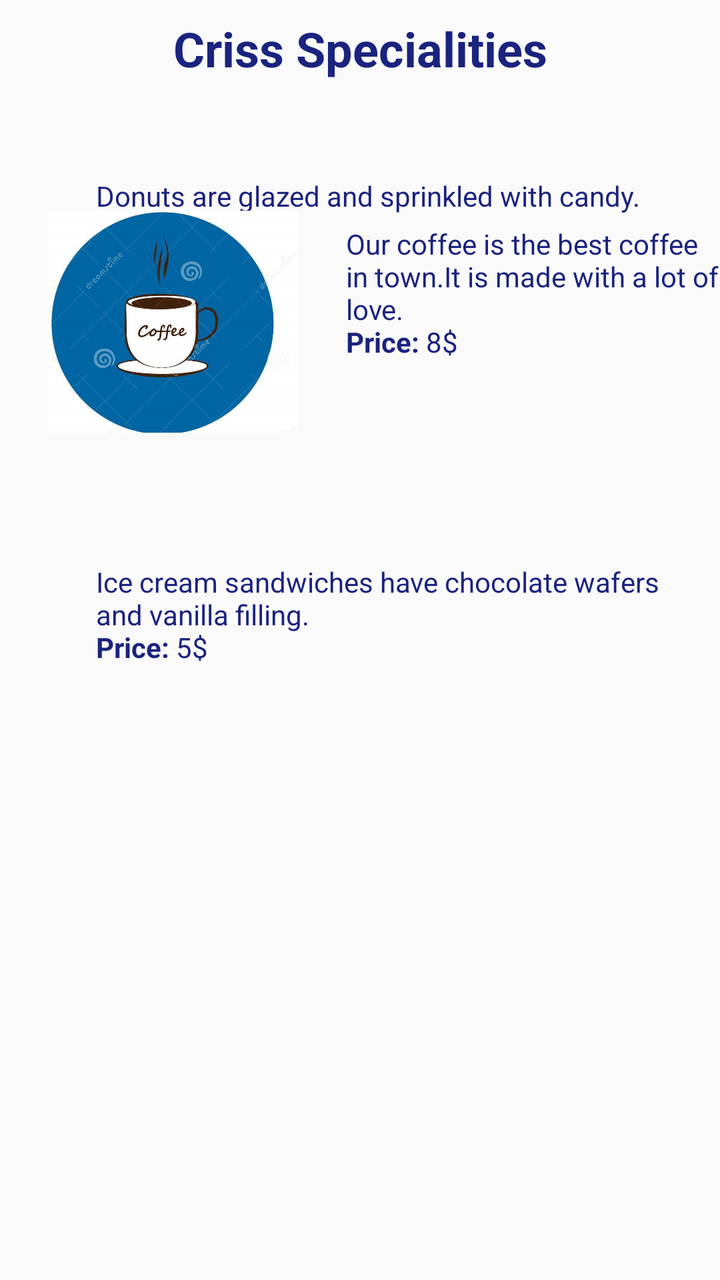
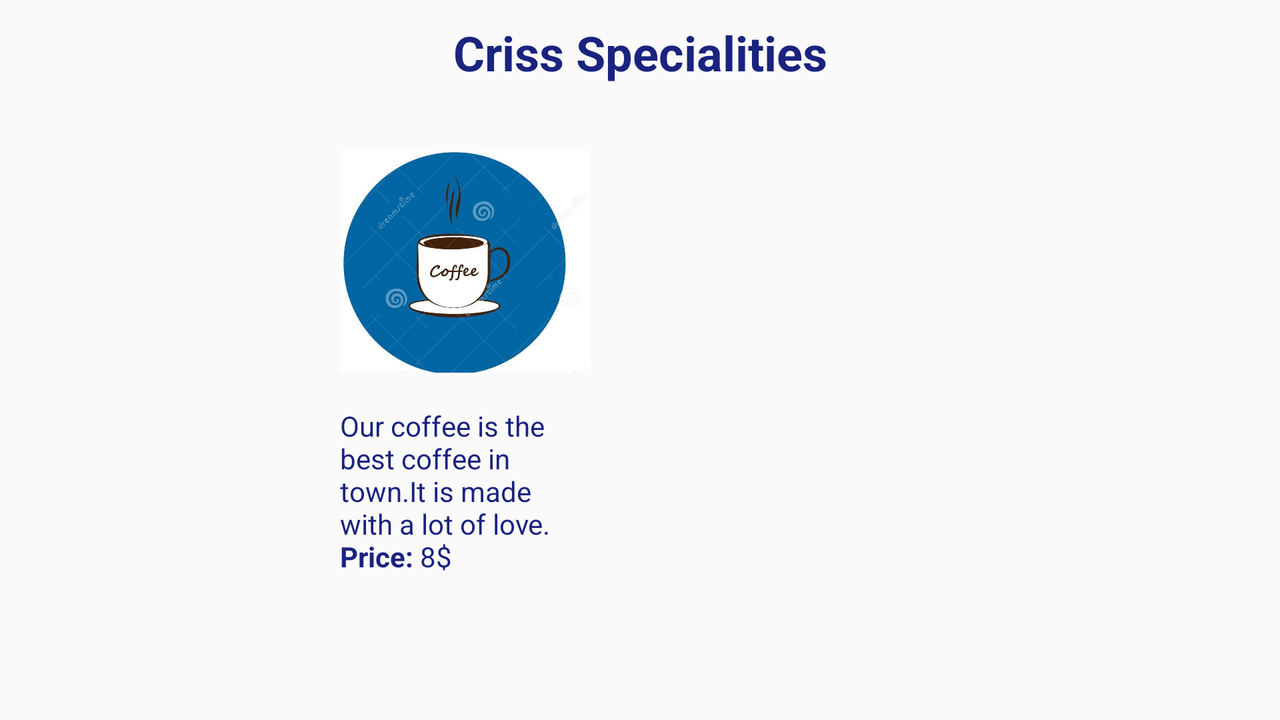

First picture: res/layout/ on a phone held upright. Second picture: the repository's own variant of that layout, on a device whose configuration matches the variant's folder. Source for both follows.
<!-- AndroidManifest.xml: application theme AppTheme -->
<!-- res/layout/content_activity.xml -->
<?xml version="1.0" encoding="utf-8"?>

<android.support.constraint.ConstraintLayout xmlns:android="http://schemas.android.com/apk/res/android"
    xmlns:app="http://schemas.android.com/apk/res-auto"
    xmlns:tools="http://schemas.android.com/tools"
    android:layout_width="match_parent"
    android:layout_height="match_parent"
    android:background="#00673AB7"
    app:layout_behavior="@string/appbar_scrolling_view_behavior"
    tools:context=".MainActivity">

    <TextView
        android:id="@+id/donut_description"
        android:layout_width="0dp"
        android:layout_height="wrap_content"
        android:layout_marginStart="24dp"
        android:layout_marginLeft="24dp"
        android:layout_marginTop="24dp"
        android:layout_marginEnd="24dp"
        android:layout_marginRight="24dp"
        android:text="@string/donuts"
        android:textColor="#1A237E"
        app:layout_constraintEnd_toEndOf="parent"
        app:layout_constraintStart_toEndOf="@+id/donut"
        app:layout_constraintTop_toTopOf="@+id/donut" />

    <TextView
        android:id="@+id/textintro"
        android:layout_width="wrap_content"
        android:layout_height="wrap_content"
        android:layout_marginTop="8dp"
        android:text="@string/intro_text"
        android:textColor="#1A237E"
        android:textSize="24sp"
        android:textStyle="bold"
        app:layout_constraintEnd_toEndOf="parent"
        app:layout_constraintStart_toStartOf="parent"
        app:layout_constraintTop_toTopOf="parent" />

    <TextView
        android:id="@+id/froyo_description"
        android:layout_width="0dp"
        android:layout_height="wrap_content"
        android:layout_marginStart="24dp"
        android:layout_marginLeft="24dp"
        android:layout_marginTop="24dp"
        android:text="@string/froyo"
        android:textColor="#1A237E"
        app:layout_constraintEnd_toEndOf="parent"
        app:layout_constraintStart_toEndOf="@+id/froyo"
        app:layout_constraintTop_toTopOf="@+id/froyo" />

    <TextView
        android:id="@+id/ice_cream_description"
        android:layout_width="0dp"
        android:layout_height="wrap_content"
        android:layout_marginStart="24dp"
        android:layout_marginLeft="24dp"
        android:layout_marginTop="24dp"
        android:layout_marginEnd="24dp"
        android:layout_marginRight="24dp"
        android:text="@string/ice_cream_sandwiches"
        android:textColor="#1A237E"
        app:layout_constraintEnd_toEndOf="parent"
        app:layout_constraintStart_toEndOf="@+id/ice_cream"
        app:layout_constraintTop_toTopOf="@+id/ice_cream" />

    <ImageView
        android:id="@+id/donut"
        android:layout_width="wrap_content"
        android:layout_height="wrap_content"
        android:layout_marginStart="24dp"
        android:layout_marginLeft="24dp"
        android:layout_marginTop="24dp"
        android:contentDescription="@string/donuts"
        android:onClick="showDonut"
        app:layout_constraintStart_toStartOf="parent"
        app:layout_constraintTop_toBottomOf="@+id/textintro"
        app:srcCompat="@drawable/donut_circle" />

    <ImageView
        android:id="@+id/froyo"
        android:layout_width="125dp"
        android:layout_height="145dp"
        android:layout_marginStart="24dp"
        android:layout_marginLeft="24dp"
        android:layout_marginTop="24dp"
        android:contentDescription="@string/froyo"
        android:onClick="showFroyo"
        app:layout_constraintStart_toStartOf="parent"
        app:layout_constraintTop_toBottomOf="@+id/donut"
        app:srcCompat="@drawable/coffe" />

    <ImageView
        android:id="@+id/ice_cream"
        android:layout_width="wrap_content"
        android:layout_height="wrap_content"
        android:layout_marginStart="24dp"
        android:layout_marginLeft="24dp"
        android:layout_marginTop="24dp"
        android:contentDescription="@string/ice_cream_sandwiches"
        android:onClick="showIceCream"
        app:layout_constraintStart_toStartOf="parent"
        app:layout_constraintTop_toBottomOf="@+id/froyo"
        app:srcCompat="@drawable/icecream_circle" />


</android.support.constraint.ConstraintLayout>
<!-- resources referenced by this layout -->
<resources>
  <!-- drawable coffe: png bitmap (drawable, 113447 bytes) -->
  <string name="donuts">Donuts are glazed and sprinkled with candy.\n<b>Price: </b>4$</string>
  <string name="froyo">Our coffee is the best coffee in town.It is made with a lot of love.\n<b>Price:</b> 8$</string>
  <string name="ice_cream_sandwiches">Ice cream sandwiches have chocolate wafers and vanilla filling.\n<b>Price:</b> 5$</string>
  <string name="intro_text">Criss Specialities</string>
  <style name="AppTheme" parent="Theme.AppCompat.Light.DarkActionBar">
          
          <item name="colorPrimary">@color/colorPrimary</item>
          <item name="colorPrimaryDark">@color/colorPrimaryDark</item>
          <item name="colorAccent">@color/colorAccent</item>
      </style>
</resources>
<!-- res/layout-land/content_activity.xml (the author's variant of the layout above) -->
<!-- drawn on the phone turned sideways -->
<?xml version="1.0" encoding="utf-8"?>
<android.support.constraint.ConstraintLayout xmlns:android="http://schemas.android.com/apk/res/android"
    xmlns:app="http://schemas.android.com/apk/res-auto"
    xmlns:tools="http://schemas.android.com/tools"
    android:layout_width="match_parent"
    android:layout_height="match_parent"
    android:background="#00673AB7"
    app:layout_behavior="@string/appbar_scrolling_view_behavior"
    tools:context=".MainActivity">

    <TextView
        android:id="@+id/donut_description"
        android:layout_width="0dp"
        android:layout_height="wrap_content"
        android:layout_marginTop="10dp"
        android:text="@string/donuts"
        android:textColor="#1A237E"
        app:layout_constraintBottom_toBottomOf="@+id/froyo_description"
        app:layout_constraintEnd_toEndOf="@+id/donut"
        app:layout_constraintStart_toStartOf="@+id/donut"
        app:layout_constraintTop_toBottomOf="@+id/donut" />

    <TextView
        android:id="@+id/textintro"
        android:layout_width="wrap_content"
        android:layout_height="wrap_content"
        android:layout_marginTop="10dp"
        android:text="@string/intro_text"
        android:textColor="#1A237E"
        android:textSize="24sp"
        android:textStyle="bold"
        app:layout_constraintEnd_toEndOf="parent"
        app:layout_constraintStart_toStartOf="parent"
        app:layout_constraintTop_toTopOf="parent" />

    <TextView
        android:id="@+id/froyo_description"
        android:layout_width="0dp"
        android:layout_height="wrap_content"
        android:text="@string/froyo"
        android:textColor="#1A237E"
        app:layout_constraintEnd_toEndOf="@+id/froyo"
        app:layout_constraintStart_toStartOf="@+id/froyo"
        app:layout_constraintTop_toBottomOf="@+id/froyo" />

    <TextView
        android:id="@+id/ice_cream_description"
        android:layout_width="0dp"
        android:layout_height="wrap_content"
        android:layout_marginTop="10dp"
        android:text="@string/ice_cream_sandwiches"
        android:textColor="#1A237E"
        app:layout_constraintBottom_toBottomOf="@+id/froyo_description"
        app:layout_constraintEnd_toEndOf="@+id/ice_cream"
        app:layout_constraintStart_toStartOf="@+id/ice_cream"
        app:layout_constraintTop_toBottomOf="@+id/ice_cream" />

    <ImageView
        android:id="@+id/donut"
        android:layout_width="wrap_content"
        android:layout_height="wrap_content"
        android:layout_marginStart="70dp"
        android:layout_marginLeft="70dp"
        android:layout_marginTop="30dp"
        android:contentDescription="@string/donuts"
        android:onClick="showDonut"
        app:layout_constraintStart_toStartOf="parent"
        app:layout_constraintTop_toBottomOf="@+id/textintro"
        app:srcCompat="@drawable/donut_circle" />

    <ImageView
        android:id="@+id/froyo"
        android:layout_width="125dp"
        android:layout_height="145dp"
        android:layout_marginStart="100dp"
        android:layout_marginLeft="100dp"
        android:layout_marginTop="16dp"
        android:contentDescription="@string/froyo"
        android:onClick="showFroyo"
        app:layout_constraintStart_toEndOf="@+id/donut"
        app:layout_constraintTop_toBottomOf="@+id/textintro"
        app:srcCompat="@drawable/coffe" />

    <ImageView
        android:id="@+id/ice_cream"
        android:layout_width="wrap_content"
        android:layout_height="wrap_content"
        android:layout_marginStart="100dp"
        android:layout_marginLeft="100dp"
        android:layout_marginTop="30dp"
        android:contentDescription="@string/ice_cream_sandwiches"
        android:onClick="showIceCream"
        app:layout_constraintStart_toEndOf="@+id/froyo"
        app:layout_constraintTop_toBottomOf="@+id/textintro"
        app:srcCompat="@drawable/icecream_circle" />


</android.support.constraint.ConstraintLayout>
